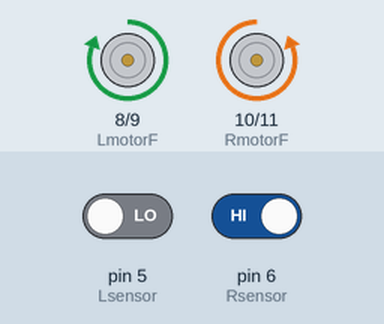
Simulated run of this sketch. Board: Arduino Uno, built with avr-gcc and run on an emulated ATmega328P. Shown: motor-driver pin pairs drawn as motors (green arrow = first pin HIGH = forward, orange = second pin HIGH = backward, longer = more drive). Inputs (shaded band) come from the test bench; at power-on: pin 5 (Lsensor) LOW, pin 6 (Rsensor) HIGH.

Above: at 1.2 s.
1.3 s: pin 5 (Lsensor) driven HIGH
At 2.4 s:
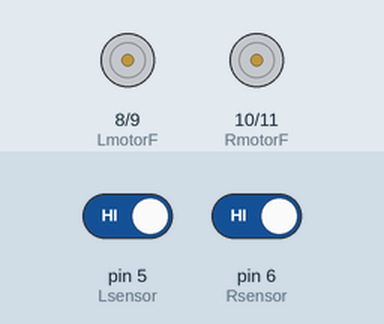
2.8 s: pin 6 (Rsensor) driven LOW
At 3.6 s:
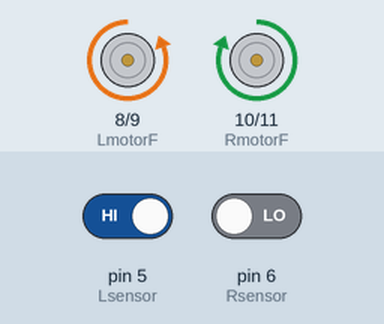
4.3 s: pin 5 (Lsensor) driven LOW
At 4.7 s:
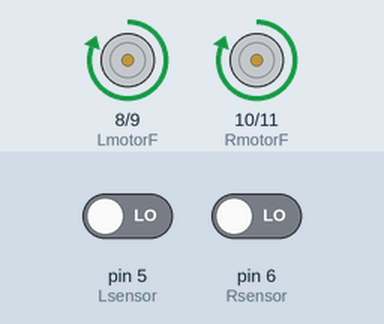
5.8 s: pin 6 (Rsensor) driven HIGH
At 7.1 s:
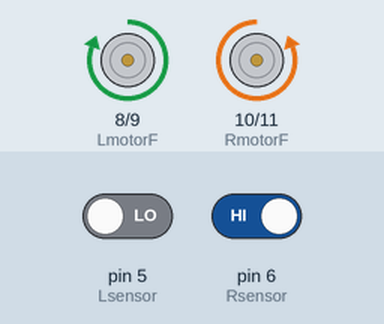
Timing chart, 0 to 8.3 s (numbered marks = the images above; inputs shaded):
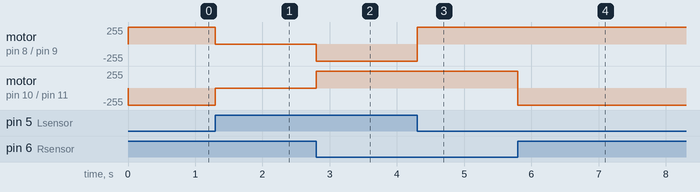

The sketch:

2SensorLF.ino
```cpp
/*
 * Basic code for Arduino based Line Follower with 2 sensors.
 * Follows a black line on a white surface.
 * Author: Jayesh Saraf
 */

const int Lsensor = 5;
const int Rsensor = 6;
const int LmotorF = 8;                            //High output on LmotorF will move the motor forward.
const int LmotorB = 9;                            //High output on LmotorB will move the motor backward.
const int RmotorF = 10;
const int RmotorB = 11;

void setup()
{ pinMode(Lsensor,INPUT);
  pinMode(Rsensor,INPUT);
  pinMode(LmotorF,OUTPUT);
  pinMode(LmotorB,OUTPUT);
  pinMode(RmotorF,OUTPUT);
  pinMode(RmotorB,OUTPUT);
}

void loop()
{ if(digitalRead(Lsensor) == HIGH && digitalRead(Rsensor) == LOW)          //When left sensor is on the black line.
    { digitalWrite(LmotorF,LOW);
      digitalWrite(LmotorB,HIGH);
      digitalWrite(RmotorF,HIGH);
      digitalWrite(RmotorB,LOW);
    }

  else if(digitalRead(Lsensor) == LOW && digitalRead(Rsensor) == HIGH)      //When right sensor is on the black line.
    { digitalWrite(LmotorF,HIGH);
      digitalWrite(LmotorB,LOW);
      digitalWrite(RmotorF,LOW);
      digitalWrite(RmotorB,HIGH);
    }

  else if(digitalRead(Lsensor) == LOW && digitalRead(Rsensor) == LOW)        //None of the sensors are on the black line.
    { digitalWrite(LmotorF,HIGH);
      digitalWrite(LmotorB,LOW);
      digitalWrite(RmotorF,HIGH);
      digitalWrite(RmotorB,LOW);
    }

  else
    { digitalWrite(LmotorF,LOW);
      digitalWrite(LmotorB,LOW);
      digitalWrite(RmotorF,LOW);
      digitalWrite(RmotorB,LOW);
    }
}
```

Measured:
- after the input at 1.3 s, motor on pin 8 (LmotorF) / pin 9 (LmotorB): forward 255/255 → stopped at once; motor on pin 10 (RmotorF) / pin 11 (RmotorB): backward 255/255 → stopped at once
- after the input at 2.8 s, motor on pin 8 (LmotorF) / pin 9 (LmotorB): stopped → backward 255/255 at once; motor on pin 10 (RmotorF) / pin 11 (RmotorB): stopped → forward 255/255 at once
- after the input at 4.3 s, motor on pin 8 (LmotorF) / pin 9 (LmotorB): backward 255/255 → forward 255/255 at once
- after the input at 5.8 s, motor on pin 10 (RmotorF) / pin 11 (RmotorB): forward 255/255 → backward 255/255 at once
